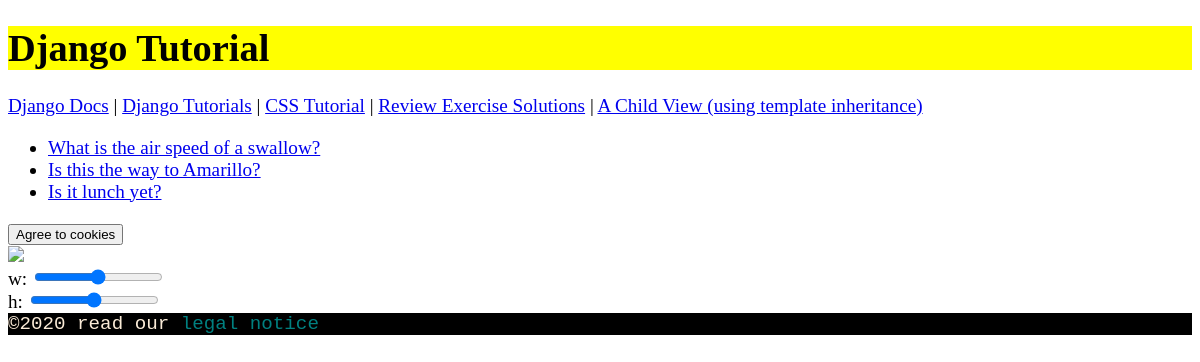
Before: /polls/ with the older database file.
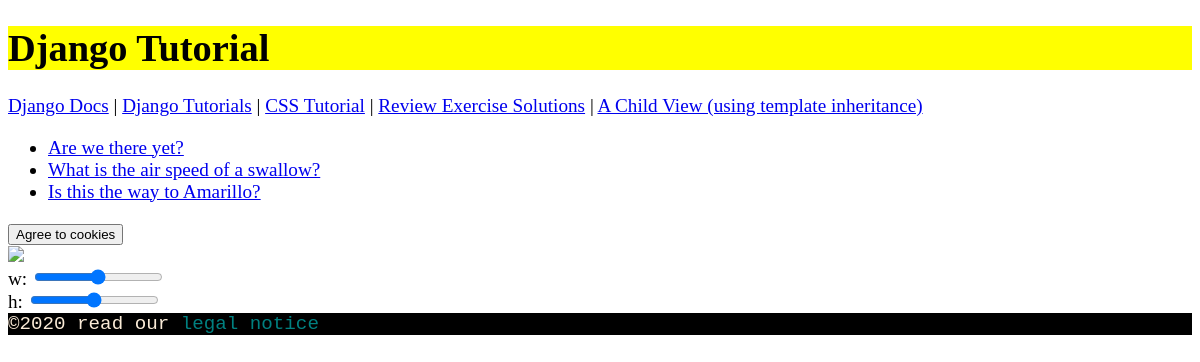
After: the same page with the newer database file.
### polls/models.py (models this page shows, shortened)
class Question(models.Model):
    question_text = models.CharField(max_length=200)
    pub_date      = models.DateTimeField('data published')
    def __str__(self):
        return self.question_text

### polls/views.py (the view)
# urls.py: path( '', views.IndexView.as_view(), name='index' ), # here we use generic views i.e. classes cast as views
class IndexView(generic.ListView): # we are going to list data members!
    template_name = 'polls/index.html'
    context_object_name = 'latest_question_list' # Django will manage all the data linking for us
    def get_queryset(self): # we override the built-in get_queryset method
        return Question.objects.order_by('-pub_date')[:3]

### polls/templates/polls/index.html (shortened to what this page needs)
<!DOCTYPE html>
<html lang="en">
<head>
    {% load static %}
    <link rel='stylesheet' href='{% static "polls/polls.css" %}' type='text/css' />
</head>
<body>
    <header>
        <h1 class='highlight'>Django Tutorial</h1>
    </header>
    <nav>
        <a href='https://djangoproject.com'>Django Docs</a> |
        <a href='https://djangogirls.orgs'>Django Tutorials</a> |
        <a href='https://www.w3schools.com/Css/'>CSS Tutorial</a> |
        <a href='weather/'>Review Exercise Solutions</a> |
        <a href='child/'>A Child View (using template inheritance)</a>
    </nav>
    <article>
        {% if latest_question_list %}
        <ul>
            {% for question in latest_question_list %}
            <li><a href="{% url 'polls:detail' question.id %}">{{ question.question_text }}</a></li>
            {% endfor %}
        </ul>
        {% else %}
        <h3>There are no questions yet</h3>
        {% endif  %}
    </article>
    <aside>
        <button id='btnCookies'>Agree to cookies</button>
        <br/>
        <img id='my_image' src='http://placekitten.com/240/120' />
        <br/>
        w: <input type='range' min='12' max='640' step='10' id='width' />
        <br/>
        h: <input type='range' min='12' max='640' step='10' id='height' />
    </aside>
    <footer>
        &copy;2020 read our <span id='unique'>legal notice</span>
    </footer>
</body>
</html>

Changed rows visible on the page:
no longer on this page (row unchanged): Question: question_text "Is it lunch yet?"
added Question: question_text "Are we there yet?"
